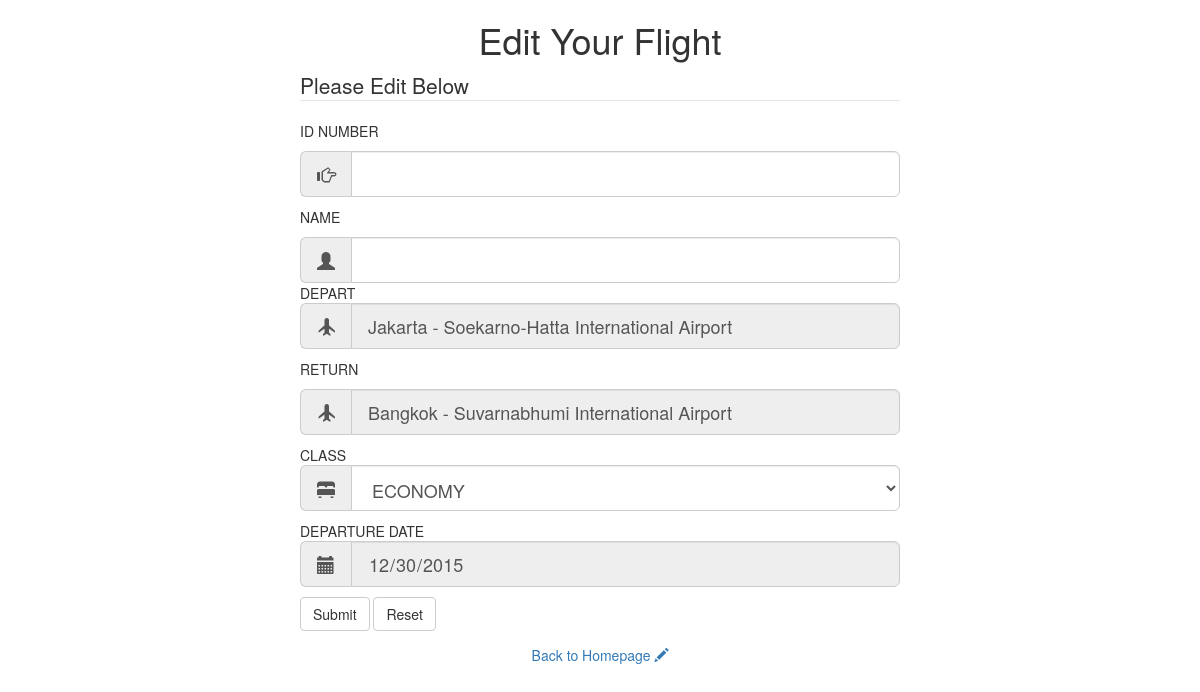
The page /edit.php?id=123 on the database its author committed.
### tables this page shows
CREATE TABLE IF NOT EXISTS `airplane` (
  `ID` int(11) NOT NULL AUTO_INCREMENT,
  `NAME` varchar(120) NOT NULL,
  `DEPART` varchar(150) NOT NULL,
  `RETURN` varchar(150) NOT NULL,
  `CLASS` varchar(120) NOT NULL,
  `DEPARTURE_DATE` date NOT NULL,
  `PRICE` int(30) NOT NULL,
  `ID_JAM` int(30) NOT NULL,
  PRIMARY KEY (`ID`)
);

CREATE TABLE IF NOT EXISTS `depart` (
  `id_airport` int(30) NOT NULL AUTO_INCREMENT,
  `depart` varchar(100) NOT NULL,
  PRIMARY KEY (`id_airport`)
);

### edit.php (the view, shortened to what this page needs)
<html>
<link href="css/bootstrap.css" rel="stylesheet" media="all">
<?php
if (isset($_GET['id'])) {
	$id = $_GET['id'];
} else {
    echo "Invalid data!
<a href='index.php'>Back to Homepage</a>";
    exit();
}
?>
<?php
    $query = mysql_query("SELECT * FROM airplane WHERE ID = '$id'");
	while ($row = mysql_fetch_array($query)) {
    ?>
<h1 align="center">Edit Your Flight</h1>
<fieldset style="width: 50%; margin: auto;">
    <legend>Please Edit Below</legend>
    <form action="update.php" method="post">
        <p>
            ID NUMBER
            <div class="input-group input-group-lg">
            <span class="input-group-addon" id="sizing-addon1"><span class="glyphicon glyphicon-hand-right" aria-hidden="true"></span></span>
            <input type="int" required class="form-control" placeholder="" aria-describedby="sizing-addon1" name="id_pemesan"/>
            </div>
        </p>
        <p>
            NAME
            <div class="input-group input-group-lg">
            <span class="input-group-addon" id="sizing-addon1"><span class="glyphicon glyphicon-user" aria-hidden="true"></span></span>
            <input type="text" required class="form-control" placeholder="" aria-describedby="sizing-addon1"  name="nama"  />
            </div>
            DEPART
            <?php
            $sql4=mysql_query("SELECT * FROM airplane WHERE ID='$id'");
            $array4=mysql_fetch_array($sql4);
            $sql5=mysql_query("SELECT * FROM depart WHERE id_airport='$array4[DEPART]' ");
            $array5=mysql_fetch_array($sql5);
            ?>
            <div class="input-group input-group-lg">
            <span class="input-group-addon" id="sizing-addon1"><span class="glyphicon glyphicon-plane" aria-hidden="true"></span></span>
            <input type="text" disabled class="form-control" value="<?php echo $array5['depart']?> "  name="depart"  />
            </div>
        </p>
        <p>
            RETURN
            <?php
            $sql6=mysql_query("SELECT * FROM depart WHERE id_airport='$array4[RETURN]' ");
            $array6=mysql_fetch_array($sql6);
         ?>
            <div class="input-group input-group-lg">
            <span class="input-group-addon" id="sizing-addon1"><span class="glyphicon glyphicon-plane" aria-hidden="true"></span></span>
            <input type="text" disabled class="form-control" value="<?php echo $array6['depart']?> "  name="nama"  />
            </div>
        </p>
            CLASS
            <div class="input-group input-group-lg">
            <span class="input-group-addon" id="sizing-addon1"><span class="glyphicon glyphicon-bed" aria-hidden="true"></span></span>
            <select class="form-control" name="class">
            <option>ECONOMY</option>
           </select>
            </div>
            DEPARTURE DATE
            <div class="input-group input-group-lg">
            <span class="input-group-addon" id="sizing-addon1"><span class="glyphicon glyphicon-calendar" aria-hidden="true"></span></span>
            <input type="date" required disabled class="form-control" value="<?php echo $array4['DEPARTURE_DATE'] ?>"name="departure_date"/>
            </div>
            <input class="btn btn-default" type="submit" name="submit" value="Submit" />
            <input class="btn btn-default" type="reset" value="Reset" onclick="return confirm('Delete data?')">
    </form>
</fieldset>
<?php
  }
?>
<center><a href="index.php">Back to Homepage <span class="glyphicon glyphicon-pencil" aria-hidden="true"></span></a></center>
</html>

### rows shown on the page
airplane: depart "Jakarta - Soekarno-Hatta International Airport", nama "Bangkok - Suvarnabhumi International Airport", departure_date "12/30/2015"
